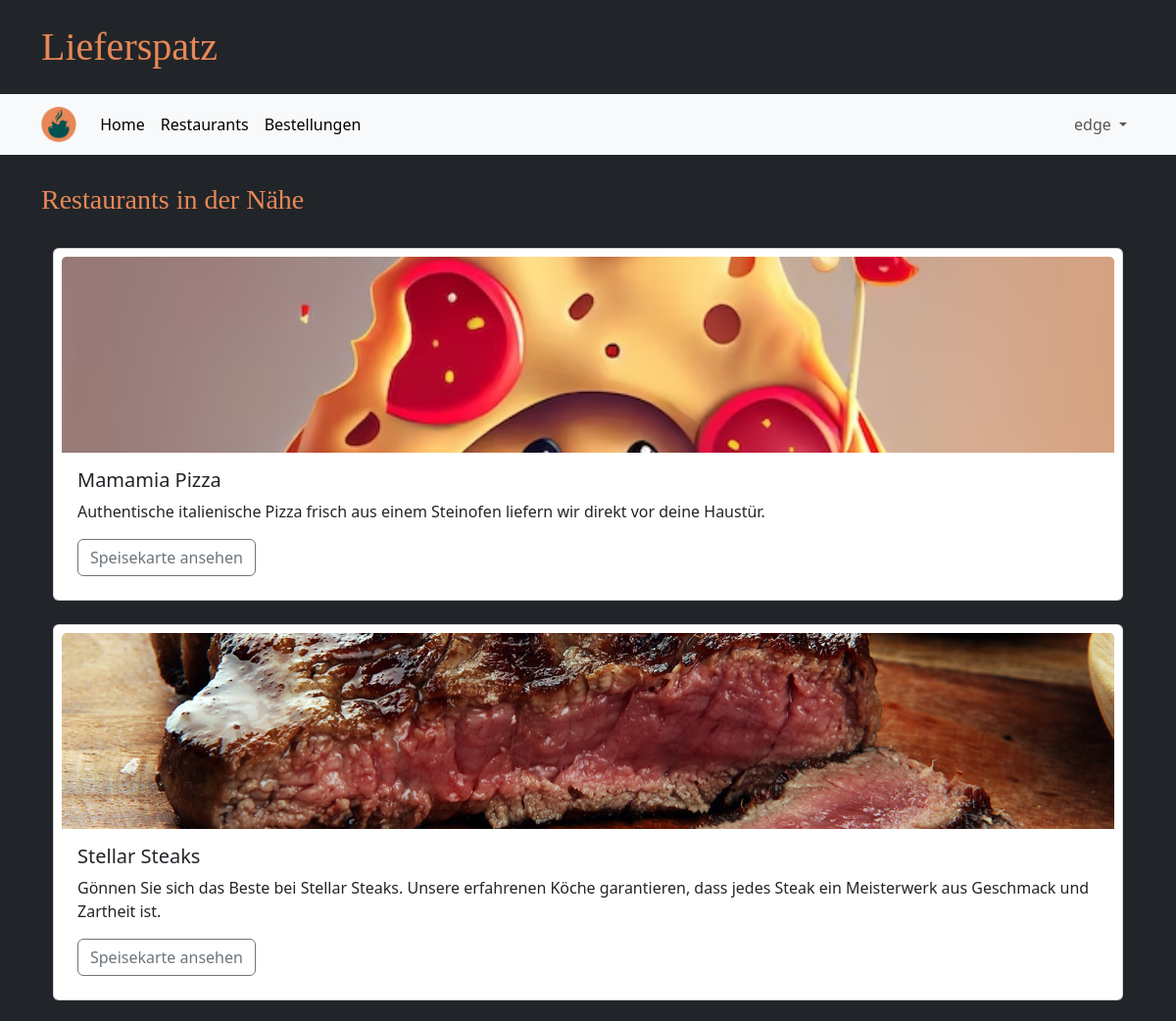
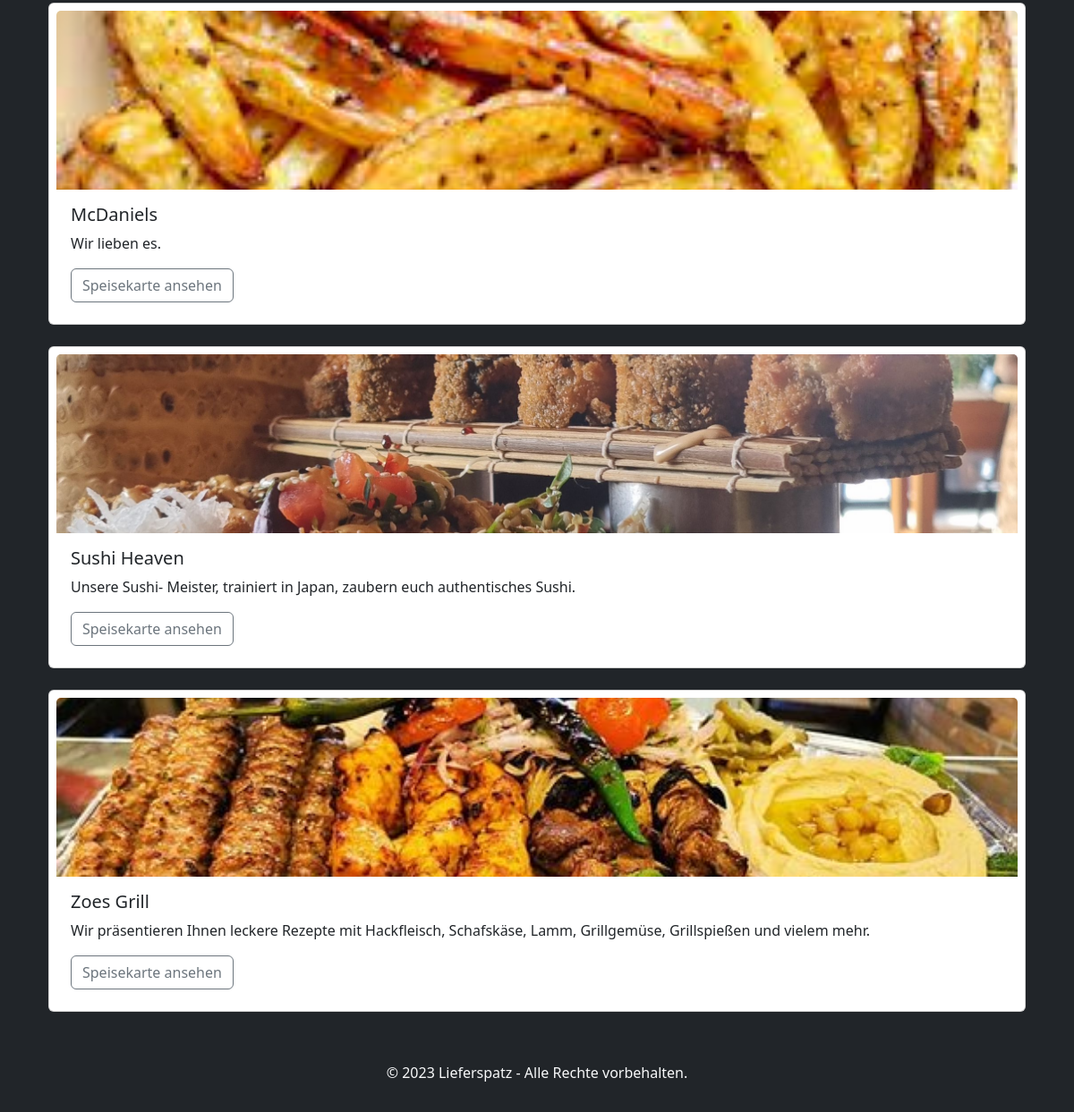
/restaurants/ (signed in), run on the app's committed database (2 pictures, top to bottom).
### tables this page shows
CREATE TABLE GeschaeftsAccount(
            Username TEXT PRIMARY KEY NOT NULL,
            Passwort TEXT NOT NULL,
            Restaurantname TEXT NOT NULL,
            Beschreibung TEST NOT NULL,
            Strasse TEXT NOT NULL,
            Hausnummer INTEGER NOT NULL,
            Plz INTEGER NOT NULL
        );

### main.py (the view, shortened to what this page needs)
@app.route("/restaurants/")
def restaurants_page():
    if "user" in session and not "business" in session:
        day_index = datetime.datetime.now().weekday()
        restaurants = database.get_restaurants_near_and_open(session["user"], WEEKDAYS[day_index])
        image_names = os.listdir(app.config['UPLOAD_FOLDER'])
        image_tuples = list(map(os.path.splitext, image_names))
        for restaurant in restaurants:
            restaurant["image_path"] = DEFAULT_IMAGE
            for index, value in enumerate(image_tuples):
                if restaurant["username"] == value[0]:
                    restaurant["image_path"] = 'business/' + value[0] + value[1]
                    image_tuples.pop(index)
                    break
        return render_template("restaurants.html", restaurants=restaurants)
    else:
        return redirect(url_for("login_customer_page"))

### database.py (called while the page is built)
def getData(sql, params = ()):
    dbcon = sqlite3.connect("instance/db.db")
    cursor = dbcon.cursor()
    cursor.execute(sql, params)
    return cursor

def get_business_hours_for(username, day):
    request_pointer = getData("""
        SELECT *
        FROM Oeffnungszeit
        WHERE GUsername = ? AND Wochentag = ?""",
        (username, day))
    entry = request_pointer.fetchone()
    result = None
    if entry:
        result = {
            "restaurant": entry[0],
            "day": entry[1],
            "from": entry[2],
            "until": entry[3],
        }
    return result

### templates/restaurants.html (shortened to what this page needs)
{% extends "base.html" %}
{% block heading %}Restaurants in der Nähe{% endblock %}
{% block content %}
  {% for restaurant in restaurants %}
      <div class="card mt-2 mb-4 p-2">
      <img src="{{ url_for('static', filename=restaurant['image_path']) }}" class="card-img-top restau-image" alt="...">
      <div class="card-body">
          <h5 class="card-title">{{ restaurant['name'] }}</h5>
          <p class="card-text">{{ restaurant['description'] }}</p>
          <a href="{{ url_for('menue_page', username=restaurant['username']) }}" class="btn btn-outline-secondary">Speisekarte ansehen</a>
      </div>
      </div>
  {% endfor %}
{% endblock %}

### templates/base.html (shortened to what this page needs)
<!DOCTYPE html>
<html lang="de">
<head>
    <link rel="stylesheet" href="/static/style.css">
    <link href="{{ url_for('static', filename='bootstrap/css/bootstrap.min.css') }}" rel="stylesheet">
</head>
<body class="bg-dark">
    <div class="container my-4">
        <h1 class="brandfont">Lieferspatz</h1>
    </div>
    <nav class="navbar navbar-expand bg-body-tertiary sticky-top border-bottom border-5 border-dark">
        <div class="container">
          <a class="navbar-brand" href="#">
            <img src="{{ url_for('static', filename='ls_logo.png') }}" alt="..." height="36" />
          </a>
          <div class="collapse navbar-collapse" id="navbarSupportedContent">
            <ul class="navbar-nav me-auto mb-2 mb-lg-0">
              <li class="nav-item">
                <a class="nav-link active" aria-current="page" href="{{ url_for('start_page') }}">Home</a>
              </li>
              <li class="nav-item">
                {% if "business" in session %}
                <a class="nav-link active" aria-current="page" href="{{ url_for('restaurants_page') }}">Restaurant Preview</a>
                {% else %}
                <a class="nav-link active" aria-current="page" href="{{ url_for('restaurants_page') }}">Restaurants</a>
                {% endif %}
              </li>
              <li class="nav-item">
                <a class="nav-link active" id="view_orders" aria-current="page" href="{{ url_for('order_page') }}">Bestellungen</a>
              </li>
            </ul>
            <ul class="navbar-nav mb-2 mb-lg-0">
              {% if session['user'] %}
              <li class="nav-item dropdown">
                <a class="nav-link dropdown-toggle" href="#" role="button" data-bs-toggle="dropdown" aria-expanded="false">
                  {{ session['user'] }}
                </a>
              </li>
              {% endif %}
            </ul>
          </div>
        </div>
    </nav>
    <div class="container mt-4">
        <h3 class="brandfont2">{% block heading %}{% endblock %}</h3>
    </div>
    <div class="container text-light px-4 py-3 ">
        {% block content %}{% endblock %}
    </div>
    <footer class="bg-dark text-light text-center py-3">
        <p>&copy; 2023 Lieferspatz - Alle Rechte vorbehalten.</p>
    </footer>
</body>
</html>

### static/style.css (style rules this page uses)
.brandfont { font-family: brandFont; color: #e98757; }
.brandfont2 { font-family: brandFont2; color: #e98757; }
.restau-image { height: 200px; object-fit: cover; }
.text-center { text-align: center; }

### data on the page
GeschaeftsAccount: shows a picture, name "Mamamia Pizza", description "Authentische italienische Pizza frisch aus einem Steinofen liefern wir direkt vor deine Haustür."
GeschaeftsAccount: shows a picture, name "Stellar Steaks", description "Gönnen Sie sich das Beste bei Stellar Steaks. Unsere erfahrenen Köche garantieren, dass jedes Steak ein Meisterwerk aus Geschmack und Zartheit ist."
GeschaeftsAccount: shows a picture, name "McDaniels", description "Wir lieben es."
GeschaeftsAccount: shows a picture, name "Sushi Heaven", description "Unsere Sushi- Meister, trainiert in Japan, zaubern euch authentisches Sushi."
GeschaeftsAccount: shows a picture, name "Zoes Grill", description "Wir präsentieren Ihnen leckere Rezepte mit Hackfleisch, Schafskäse, Lamm, Grillgemüse, Grillspießen und vielem mehr."

### other printed values
{{ session['user'] }} "edge"
